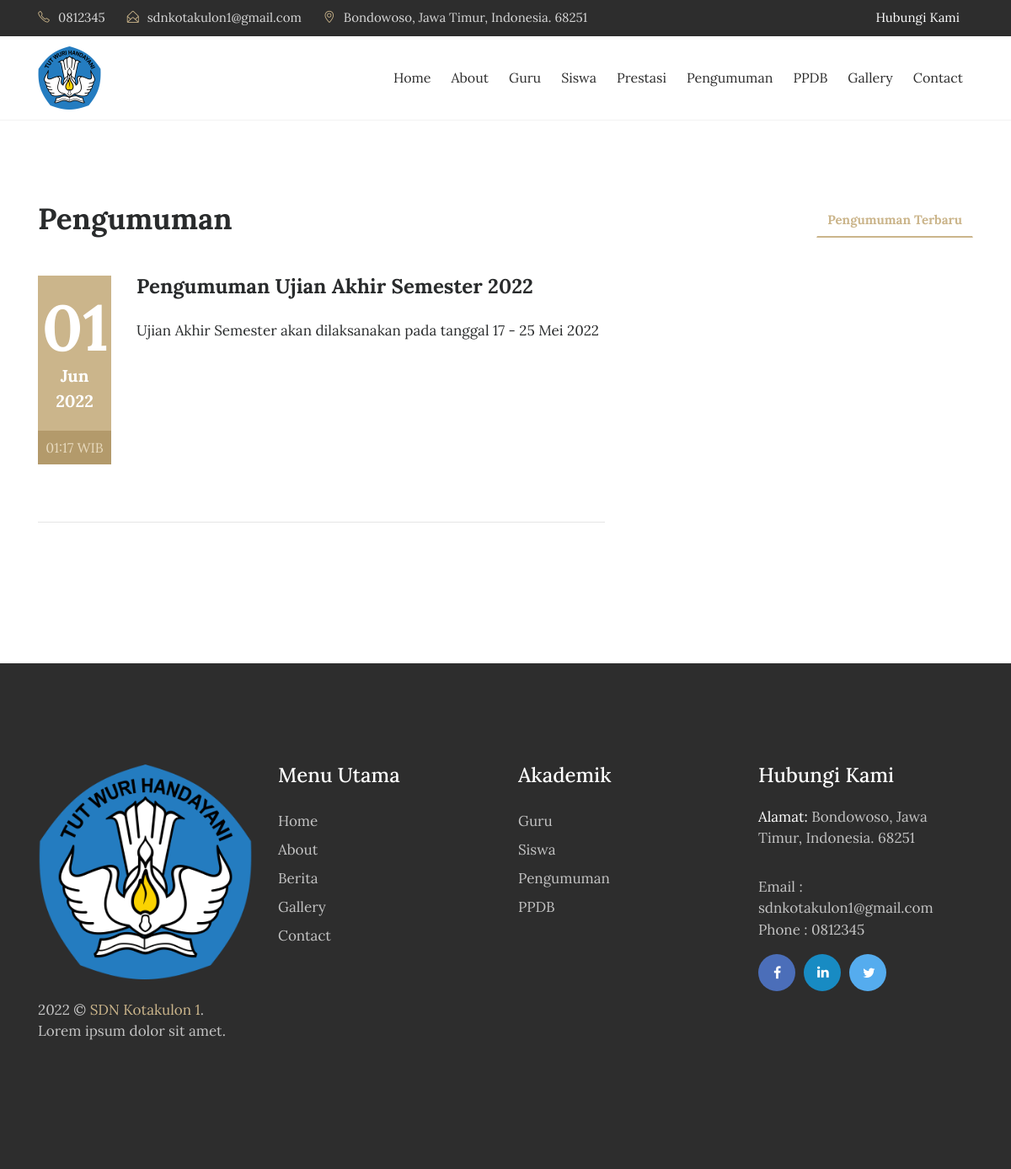
The app's page /index.php/pengumuman with its own data.
### tables this page shows
CREATE TABLE `tbl_pengumuman` (
  `pengumuman_id` int(11) NOT NULL,
  `pengumuman_judul` varchar(150) DEFAULT NULL,
  `pengumuman_deskripsi` text DEFAULT NULL,
  `pengumuman_tanggal` timestamp NULL DEFAULT current_timestamp(),
  `pengumuman_author` varchar(60) DEFAULT NULL
);

### application/controllers/Pengumuman.php (called while the page is built, shortened)
<?php
class Pengumuman extends CI_Controller{
	function __construct(){
		$this->load->model('m_pengumuman');
		$this->load->model('m_pengunjung');
	}
	function index(){
		$jum=$this->m_pengumuman->pengumuman();
        $page=$this->uri->segment(3);
        if(!$page):
            $offset = 0;
        else:
            $offset = $page;
        endif;
        $limit=7;
        $config['base_url'] = base_url() . 'pengumuman/index/';
            $config['total_rows'] = $jum->num_rows();
            $config['per_page'] = $limit;
            $config['uri_segment'] = 3;
	          $config['full_tag_open']    = '<div class="pagging text-center"><nav><ul class="pagination justify-content-center">';
	          $config['full_tag_close']   = '</ul></nav></div>';
	          $config['num_tag_open']     = '<li class="page-item"><span class="page-link">';
	          $config['num_tag_close']    = '</span></li>';
	          $config['cur_tag_open']     = '<li class="page-item"><span class="page-link">';
	          $config['cur_tag_close']    = '<span class="sr-only">(current)</span></span></li>';
	          $config['next_tag_open']    = '<li class="page-item"><span class="page-link">';
	          $config['next_tagl_close']  = '<span aria-hidden="true">&raquo;</span></span></li>';
	          $config['prev_tag_open']    = '<li class="page-item"><span class="page-link">';
	          $config['prev_tagl_close']  = '</span>Next</li>';
	          $config['first_tag_open']   = '<li class="page-item"><span class="page-link">';
	          $config['first_tagl_close'] = '</span></li>';
	          $config['last_tag_open']    = '<li class="page-item"><span class="page-link">';
	          $config['last_tagl_close']  = '</span></li>';
            $config['first_link'] = 'Awal';
            $config['last_link'] = 'Akhir';
            $config['next_link'] = 'Next >>';
            $config['prev_link'] = '<< Prev';
            $this->pagination->initialize($config);
            $x['page'] =$this->pagination->create_links();
						$x['data']=$this->m_pengumuman->pengumuman_perpage($offset,$limit);
						$this->load->view('depan/v_pengumuman',$x);
	}
}

### index.php (called while the page is built, shortened)
<?php
require_once BASEPATH.'core/CodeIgniter.php';

### application/models/M_pengumuman.php (called while the page is built, shortened)
<?php
class M_pengumuman extends CI_Model{
	function pengumuman_perpage($offset,$limit){
		$hsl=$this->db->query("SELECT pengumuman_id,pengumuman_judul,pengumuman_deskripsi,pengumuman_tanggal,DATE_FORMAT(pengumuman_tanggal,'%d/%m/%Y') AS tanggal,pengumuman_author FROM tbl_pengumuman ORDER BY pengumuman_id DESC limit $offset,$limit");
		return $hsl;
	}
}

### application/views/depan/v_pengumuman.php (the view, shortened to what this page needs)
<!DOCTYPE html>
<html lang="en">
<head>
    <link rel="stylesheet" href="<?php echo base_url().'theme/css/bootstrap.min.css'?>">
    <link rel="stylesheet" href="<?php echo base_url().'theme/css/font-awesome.min.css'?>">
    <link rel="stylesheet" href="<?php echo base_url().'theme/css/simple-line-icons.css'?>">
    <link rel="stylesheet" href="<?php echo base_url().'theme/css/fullcalendar.min.css'?>" />
    <link rel="stylesheet" href="<?php echo base_url().'theme/css/owl.carousel.min.css'?>">
    <link href="<?php echo base_url().'theme/css/style.css'?>" rel="stylesheet">
</head>
<body>
  <div class="header-topbar">
      <div class="container">
          <div class="row">
              <div class="col-xs-6 col-sm-8 col-md-9">
                  <div class="header-top_address">
                      <div class="header-top_list">
                            <span class="icon-phone"></span>0812345
                        </div>
                        <div class="header-top_list">
                            <span class="icon-envelope-open"></span>sdnkotakulon1@gmail.com
                        </div>
                        <div class="header-top_list">
                            <span class="icon-location-pin"></span>Bondowoso, Jawa Timur, Indonesia. 68251
                      </div>
                  </div>
              </div>
              <div class="col-xs-6 col-sm-4 col-md-3">
                  <div class="header-top_login mr-sm-3">
                      <a href="<?php echo site_url('contact');?>">Hubungi Kami</a>
                  </div>
              </div>
          </div>
      </div>
  </div>
  <div data-toggle="affix" style="border-bottom:solid 1px #f2f2f2;">
      <div class="container nav-menu2">
          <div class="row">
              <div class="col-md-12">
                  <nav class="navbar navbar2 navbar-toggleable-md navbar-light bg-faded">
                      <a href="<?php echo site_url('');?>" class="navbar-brand nav-brand2"><img class="img img-responsive" width="75px;" src="<?php echo base_url().'theme/images/logo.png'?>"></a>
                      <div class="collapse navbar-collapse justify-content-end" id="navbarNavDropdown">
                          <ul class="navbar-nav">
                              <li class="nav-item">
                                  <a class="nav-link" href="<?php echo site_url('');?>">Home</a>
                              </li>
                              <li class="nav-item">
                                  <a class="nav-link" href="<?php echo site_url('about');?>">About</a>
                              </li>
                              <li class="nav-item">
                                  <a class="nav-link" href="<?php echo site_url('guru');?>">Guru</a>
                              </li>
                              <li class="nav-item">
                                  <a class="nav-link" href="<?php echo site_url('siswa');?>">Siswa</a>
                              </li>
                              <li class="nav-item">
                                  <a class="nav-link" href="<?php echo site_url('blog');?>">Prestasi</a>
                              </li>
                              <li class="nav-item">
                                  <a class="nav-link" href="<?php echo site_url('pengumuman');?>">Pengumuman</a>
                              </li>
                              <li class="nav-item">
                                  <a class="nav-link" href="<?php echo site_url('download');?>">PPDB</a>
                              </li>
                              <li class="nav-item">
                                  <a class="nav-link" href="<?php echo site_url('galeri');?>">Gallery</a>
                              </li>
                              <li class="nav-item">
                                <a class="nav-link" href="<?php echo site_url('contact');?>">Contact</a>
                              </li>
                        </ul>
                  </div>
                </nav>
              </div>
            </div>
          </div>
        </div>
<section class="events">
    <div class="container">
        <div class="row">
            <div class="col-md-4">
                <h2 class="event-title">Pengumuman</h2>
            </div>
            <div class="col-md-8">
                <ul class="nav nav-tabs" role="tablist">
                    <li class="nav-item nav-tab1">
                        <a class="nav-link tab-list active" data-toggle="tab" href="#upcoming-events" role="tab">Pengumuman Terbaru </a>
                    </li>
                </ul>
            </div>
        </div>
        <br>
        <div class="row">
            <div class="tab-content">
                <div class="tab-pane active" id="upcoming-events" role="tabpanel">
                  <?php foreach($data->result() as $row):?>
                    <div class="col-md-12">
                        <div class="row">
                            <div class="col-md-2">
                                <div class="event-date">
                                    <h4><?php echo date("d", strtotime($row->pengumuman_tanggal));?></h4> <span><?php echo date("M Y", strtotime($row->pengumuman_tanggal));?></span>
                                </div>
                                <span class="event-time"><?php echo date("H:i", strtotime($row->pengumuman_tanggal)).' WIB';?></span>
                            </div>
                            <div class="col-md-10">
                                <div class="event-heading">
                                    <h3><?php echo $row->pengumuman_judul;?></h3>
                                    <p><?php echo $row->pengumuman_deskripsi;?></p>
                                </div>
                          </div>
                      </div>
                      <hr class="event-underline">
                  </div>
                <?php endforeach;?>
      <div class="col-md-12 text-center">
    </div>
</div>
</div>
</div>
</div>
</section>
<footer>
    <div class="container">
        <div class="row">
            <div class="col-md-3">
                <div class="foot-logo">
                    <a href="<?php echo site_url();?>">
                        <img src="<?php echo base_url().'theme/images/logo.png'?>" class="img-fluid" alt="footer_logo">
                    </a>
                    <p><?php echo date('Y');?> ©  <a href="http://sim-online.polije.ac.id" target="_blank">SDN Kotakulon 1</a>. <br>Lorem ipsum dolor sit amet.</p>
                    </div>
                </div>
                <div class="col-md-3">
                    <div class="sitemap">
                        <h3>Menu Utama</h3>
                        <ul>
                            <li><a href="<?php echo site_url();?>">Home</a></li>
                            <li><a href="<?php echo site_url('about');?>">About</a></li>
                            <li><a href="<?php echo site_url('artikel');?>">Berita </a></li>
                            <li><a href="<?php echo site_url('galeri');?>">Gallery</a></li>
                            <li><a href="<?php echo site_url('contact');?>">Contact</a></li>
                        </ul>
                    </div>
                </div>
                <div class="col-md-3">
                  <div class="sitemap">
                      <h3>Akademik</h3>
                      <ul>
                          <li><a href="<?php echo site_url('guru');?>">Guru</a></li>
                          <li><a href="<?php echo site_url('siswa');?>">Siswa </a></li>
                          <li><a href="<?php echo site_url('pengumuman');?>">Pengumuman</a></li>
                          <li><a href="<?php echo site_url('download');?>">PPDB</a></li>
                      </ul>
                  </div>
                </div>
                <div class="col-md-3">
                    <div class="address">
                        <h3>Hubungi Kami</h3>
                        <p><span>Alamat: </span> Bondowoso, Jawa Timur, Indonesia. 68251</p>
                        <p>Email : sdnkotakulon1@gmail.com
                            <br> Phone : 0812345</p>
                            <ul class="footer-social-icons">
                                <li><a href="#"><i class="fa fa-facebook fa-fb" aria-hidden="true"></i></a></li>
                                <li><a href="#"><i class="fa fa-linkedin fa-in" aria-hidden="true"></i></a></li>
                                <li><a href="#"><i class="fa fa-twitter fa-tw" aria-hidden="true"></i></a></li>
                            </ul>
                        </div>
                    </div>
                </div>
            </div>
        </footer>
    </body>
    </html>

### records on screen
tbl_pengumuman: pengumuman_tanggal "01", pengumuman_tanggal "Jun 2022", pengumuman_tanggal "01:17", pengumuman_judul "Pengumuman Ujian Akhir Semester 2022", pengumuman_deskripsi "Ujian Akhir Semester akan dilaksanakan pada tanggal 17 - 25 Mei 2022"
